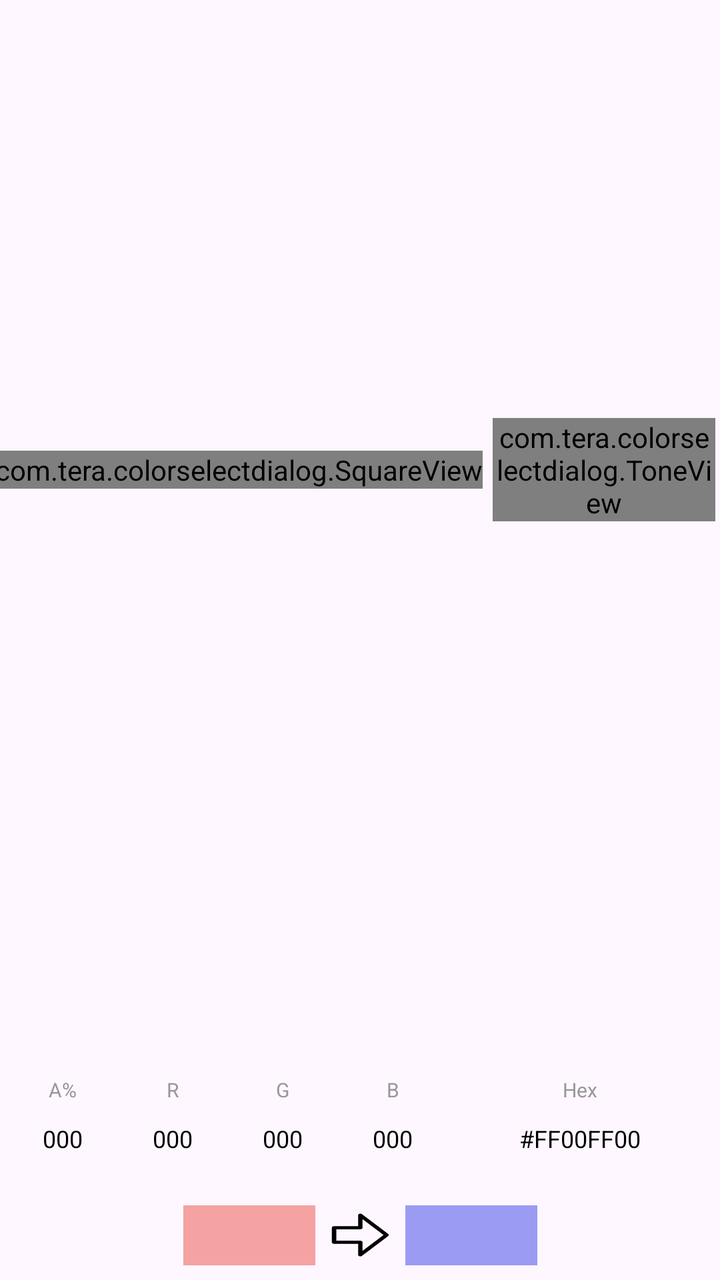
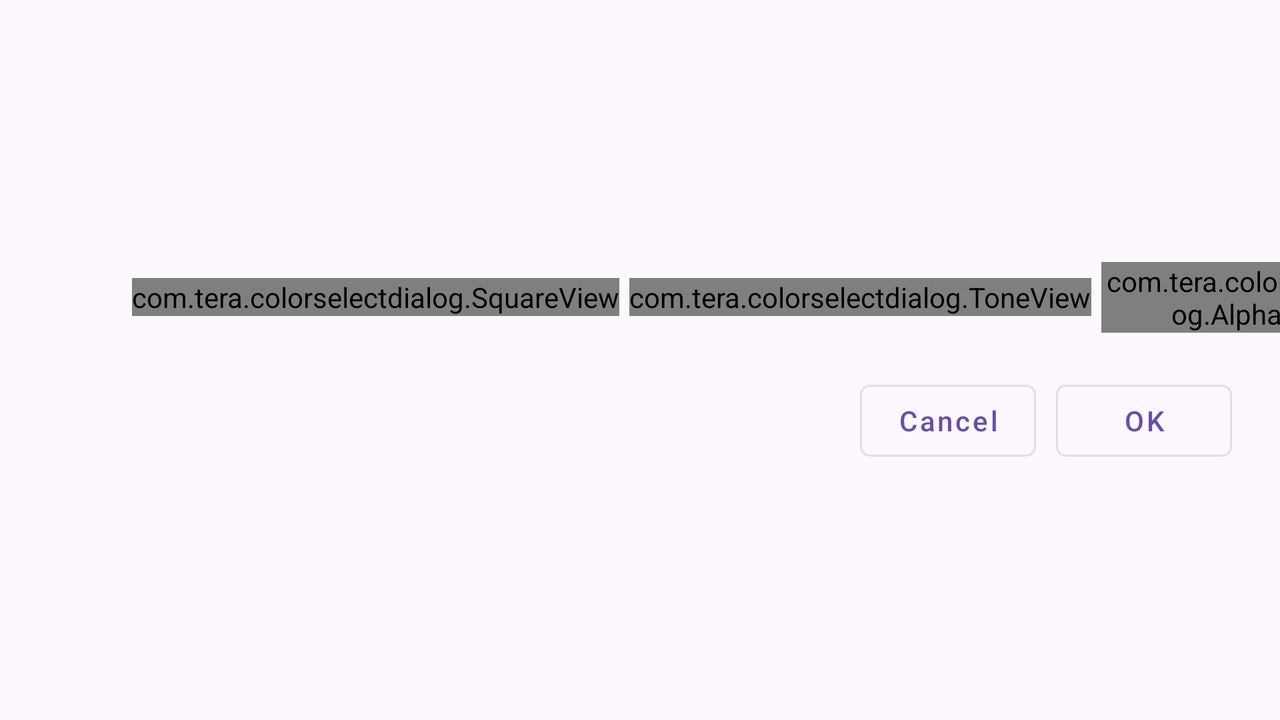

One screen, two layout resources from the same app: the default and the author's alternative for another configuration. Each is rendered where Android would select it; the XML of both is given below.
<!-- AndroidManifest.xml: application theme Theme.ColorSelectDialog -->
<!-- res/layout/dialog_palette_layout.xml -->
<?xml version="1.0" encoding="utf-8"?>
<androidx.constraintlayout.widget.ConstraintLayout xmlns:android="http://schemas.android.com/apk/res/android"
    xmlns:app="http://schemas.android.com/apk/res-auto"
    xmlns:tools="http://schemas.android.com/tools"
    android:id="@+id/dialog"
    android:layout_width="match_parent"
    android:layout_height="match_parent"
    tools:ignore="HardcodedText">

    <LinearLayout
        android:id="@+id/linePalette"
        android:layout_width="wrap_content"
        android:layout_height="wrap_content"
        android:layout_marginTop="20dp"
        android:gravity="center"
        android:orientation="horizontal"
        app:layout_constraintBottom_toTopOf="@+id/lineText"
        app:layout_constraintEnd_toEndOf="parent"
        app:layout_constraintHorizontal_bias="0.5"
        app:layout_constraintStart_toStartOf="parent"
        app:layout_constraintTop_toTopOf="parent"
        app:layout_constraintVertical_chainStyle="packed">

        <com.tera.colorselectdialog.SquareView
            android:id="@+id/square"
            android:layout_width="wrap_content"
            android:layout_height="wrap_content" />

        <com.tera.colorselectdialog.ToneView
            android:id="@+id/tone"
            android:layout_width="wrap_content"
            android:layout_height="wrap_content"
            android:layout_marginStart="5dp" />

        <com.tera.colorselectdialog.AlphaView
            android:id="@+id/alpha"
            android:layout_width="wrap_content"
            android:layout_height="wrap_content"
            android:layout_marginStart="5dp" />

    </LinearLayout>

    <LinearLayout
        android:id="@+id/lineText"
        android:layout_width="0dp"
        android:layout_height="wrap_content"
        android:layout_marginStart="6dp"
        android:layout_marginEnd="6dp"
        android:layout_marginTop="8dp"
        android:gravity="center"
        android:orientation="horizontal"
        app:layout_constraintBottom_toTopOf="@+id/lineColor"
        app:layout_constraintEnd_toEndOf="@+id/linePalette"
        app:layout_constraintHorizontal_bias="0.5"
        app:layout_constraintStart_toStartOf="@+id/linePalette"
        app:layout_constraintTop_toBottomOf="@+id/linePalette"
        tools:ignore="TextSizeCheck">

        
        <LinearLayout
            android:layout_width="0dp"
            android:layout_height="wrap_content"
            android:layout_weight="2"
            android:gravity="center"
            android:orientation="vertical">

            <TextView
                style="@style/text_line"
                android:text="A%"
                tools:ignore="TextContrastCheck" />

            <TextView
                android:id="@+id/tvAlpha"
                style="@style/text_line.val"
                android:text="000" />
        </LinearLayout>

        <Space style="@style/space" />

        
        <LinearLayout
            android:layout_width="0dp"
            android:layout_height="wrap_content"
            android:layout_weight="2"
            android:gravity="center"
            android:orientation="vertical">

            <TextView
                style="@style/text_line"
                android:layout_height="wrap_content"
                android:text="R"
                tools:ignore="TextContrastCheck" />

            <TextView
                android:id="@+id/tvRed"
                style="@style/text_line.val"
                android:text="000" />
        </LinearLayout>

        <Space style="@style/space" />

        
        <LinearLayout
            android:layout_width="0dp"
            android:layout_height="wrap_content"
            android:layout_weight="2"
            android:gravity="center"
            android:orientation="vertical">

            <TextView
                style="@style/text_line"
                android:text="G"
                tools:ignore="TextContrastCheck" />

            <TextView
                android:id="@+id/tvGreen"
                style="@style/text_line.val"
                android:text="000" />
        </LinearLayout>

        <Space style="@style/space" />

        
        <LinearLayout
            android:layout_width="0dp"
            android:layout_height="wrap_content"
            android:layout_weight="2"
            android:gravity="center"
            android:orientation="vertical">

            <TextView
                style="@style/text_line"
                android:layout_height="wrap_content"
                android:text="B"
                tools:ignore="TextContrastCheck" />

            <TextView
                android:id="@+id/tvBlue"
                style="@style/text_line.val"
                android:text="000" />
        </LinearLayout>

        <Space style="@style/space" />

        
        <LinearLayout
            android:layout_width="0dp"
            android:layout_height="wrap_content"
            android:layout_weight="5"
            android:gravity="center"
            android:orientation="vertical">

            <TextView
                style="@style/text_line"
                android:text="Hex"
                tools:ignore="TextContrastCheck" />

            <TextView
                android:id="@+id/tvHex"
                style="@style/text_line.val"
                android:text="#FF00FF00"
                android:textIsSelectable="true" />
        </LinearLayout>

    </LinearLayout>

    <LinearLayout
        android:id="@+id/lineColor"
        android:layout_width="wrap_content"
        android:layout_height="wrap_content"
        android:layout_marginTop="16dp"
        android:gravity="center"
        android:orientation="horizontal"
        app:layout_constraintBottom_toTopOf="@+id/lineButton"
        app:layout_constraintEnd_toEndOf="@+id/linePalette"
        app:layout_constraintHorizontal_bias="0.5"
        app:layout_constraintStart_toStartOf="@+id/linePalette"
        app:layout_constraintTop_toBottomOf="@+id/lineText">

        <FrameLayout
            android:layout_width="66dp"
            android:layout_height="30dp">

            <View
                android:layout_width="match_parent"
                android:layout_height="match_parent"
                android:background="@drawable/ic_cells_12" />

            <View
                android:id="@+id/viewOld"
                android:layout_width="match_parent"
                android:layout_height="match_parent"
                android:background="#F4A2A2" />

            <View
                android:layout_width="match_parent"
                android:layout_height="match_parent"
                android:background="@drawable/rectangle" />

        </FrameLayout>

        <View
            android:layout_width="35dp"
            android:layout_height="25dp"
            android:layout_marginStart="5dp"
            android:layout_marginEnd="5dp"
            android:background="@drawable/ic_arrow_right" />

        <FrameLayout
            android:layout_width="66dp"
            android:layout_height="30dp">

            <View
                android:layout_width="match_parent"
                android:layout_height="match_parent"
                android:background="@drawable/ic_cells_12" />

            <View
                android:id="@+id/viewNew"
                android:layout_width="match_parent"
                android:layout_height="match_parent"
                android:background="#9B9BF4" />

            <View
                android:layout_width="match_parent"
                android:layout_height="match_parent"
                android:background="@drawable/rectangle" />

        </FrameLayout>
    </LinearLayout>

    <LinearLayout
        android:id="@+id/lineButton"
        android:layout_width="match_parent"
        android:layout_height="wrap_content"
        android:layout_margin="20dp"
        android:gravity="end"
        android:orientation="horizontal"
        app:layout_constraintBottom_toBottomOf="parent"
        app:layout_constraintEnd_toEndOf="parent"
        app:layout_constraintHorizontal_bias="0.5"
        app:layout_constraintStart_toStartOf="parent"
        app:layout_constraintTop_toBottomOf="@+id/lineColor">

        <com.google.android.material.button.MaterialButton
            android:id="@+id/bnCansel"
            style="@style/Widget.MaterialComponents.Button.OutlinedButton"
            android:layout_width="wrap_content"
            android:layout_height="wrap_content"
            android:layout_marginEnd="10dp"
            android:text="@android:string/cancel"
            android:textAllCaps="false"
            app:cornerRadius="5dp" />

        <com.google.android.material.button.MaterialButton
            android:id="@+id/bnOk"
            style="@style/Widget.MaterialComponents.Button.OutlinedButton"
            android:layout_width="wrap_content"
            android:layout_height="wrap_content"
            android:text="@android:string/ok"
            android:textAllCaps="false"
            app:cornerRadius="5dp" />

    </LinearLayout>

</androidx.constraintlayout.widget.ConstraintLayout>
<!-- resources referenced by this layout -->
<resources>
  <!-- drawable ic_arrow_right (drawable) -->
  <vector xmlns:android="http://schemas.android.com/apk/res/android"
      android:width="24dp"
      android:height="24dp"
      android:viewportWidth="24"
      android:viewportHeight="24">
    <path
        android:pathData="m11.722,1.803c0.285,-0.114 0.611,-0.042 0.822,0.181l9,9.5c0.274,0.289 0.274,0.742 0,1.032l-9,9.5c-0.211,0.223 -0.537,0.295 -0.822,0.181 -0.285,-0.114 -0.472,-0.39 -0.472,-0.697v-5.25h-8.25c-0.414,0 -0.75,-0.336 -0.75,-0.75v-7c0,-0.414 0.336,-0.75 0.75,-0.75h8.25v-5.25c0,-0.307 0.187,-0.583 0.472,-0.697zM12.75,4.382v4.118c0,0.414 -0.336,0.75 -0.75,0.75h-8.25v5.5h8.25c0.414,0 0.75,0.336 0.75,0.75v4.118l7.217,-7.618z"
        android:fillColor="#000000"/>
  </vector>
  <!-- drawable ic_cells_12 (drawable) -->
  <?xml version="1.0" encoding="utf-8"?>
  <bitmap xmlns:android="http://schemas.android.com/apk/res/android"
      android:src="@drawable/cells_12"
      android:tileMode="repeat">
  </bitmap>
  <style name="space">
          <item name="android:layout_width">4dp</item>
          <item name="android:layout_height">match_parent</item>
      </style>
  <style name="text_line">
          <item name="android:layout_width">match_parent</item>
          <item name="android:layout_height">wrap_content</item>
          <item name="android:gravity">center</item>
          <item name="android:textSize">10sp</item>
          <item name="android:textColor">#979797</item>
      </style>
  <style name="text_line.val">
          <item name="android:layout_height">35dp</item>
          <item name="android:background">@drawable/rectangle_gray</item>
          <item name="android:textSize">12sp</item>
          <item name="android:textColor">#000000</item>
      </style>
  <style name="Theme.ColorSelectDialog" parent="Base.Theme.ColorSelectDialog" />
  <!-- drawable cells_12: png bitmap (drawable, 2884 bytes) -->
  <style name="Base.Theme.ColorSelectDialog" parent="Theme.Material3.DayNight.NoActionBar">
          
          
          
          <item name="android:windowFullscreen">true</item>
  
      </style>
</resources>
<!-- res/layout-land/dialog_palette_layout.xml (the author's variant of the layout above) -->
<!-- drawn on the phone turned sideways -->
<?xml version="1.0" encoding="utf-8"?>
<androidx.constraintlayout.widget.ConstraintLayout xmlns:android="http://schemas.android.com/apk/res/android"
    xmlns:app="http://schemas.android.com/apk/res-auto"
    xmlns:tools="http://schemas.android.com/tools"
    android:id="@+id/dialog"
    android:layout_width="match_parent"
    android:layout_height="match_parent"
    tools:ignore="HardcodedText">

    <LinearLayout
        android:id="@+id/lineText"
        android:layout_width="130dp"
        android:layout_height="0dp"
        android:layout_marginTop="6dp"
        android:layout_marginBottom="6dp"
        android:layout_marginEnd="2dp"
        android:gravity="center"
        android:orientation="vertical"
        app:layout_constraintBottom_toBottomOf="@+id/linePalette"
        app:layout_constraintEnd_toStartOf="@+id/linePalette"
        app:layout_constraintHorizontal_chainStyle="packed"
        app:layout_constraintStart_toStartOf="parent"
        app:layout_constraintTop_toTopOf="@+id/linePalette"
        tools:ignore="TextSizeCheck">

        
        <LinearLayout style="@style/line_lan">

            <TextView
                style="@style/text_line.lan"
                android:text="A%"
                tools:ignore="TextContrastCheck" />

            <TextView
                android:id="@+id/tvAlpha"
                style="@style/text_line.val.lan"
                android:text="000" />

        </LinearLayout>

        <Space style="@style/space_lan" />

        
        <LinearLayout style="@style/line_lan">

            <TextView
                style="@style/text_line.lan"
                android:text="R"
                tools:ignore="TextContrastCheck" />

            <TextView
                android:id="@+id/tvRed"
                style="@style/text_line.val.lan"
                android:text="000" />
        </LinearLayout>

        <Space style="@style/space_lan" />

        
        <LinearLayout style="@style/line_lan">

            <TextView
                style="@style/text_line.lan"
                android:text="G"
                tools:ignore="TextContrastCheck" />

            <TextView
                android:id="@+id/tvGreen"
                style="@style/text_line.val.lan"
                android:text="000" />
        </LinearLayout>

        <Space style="@style/space_lan" />

        
        <LinearLayout style="@style/line_lan">

            <TextView
                style="@style/text_line.lan"
                android:text="B"
                tools:ignore="TextContrastCheck" />

            <TextView
                android:id="@+id/tvBlue"
                style="@style/text_line.val.lan"
                android:text="000" />
        </LinearLayout>

        <Space style="@style/space_lan" />

        
        <LinearLayout style="@style/line_lan">

            <TextView
                style="@style/text_line.lan"
                android:text="Hex"
                tools:ignore="TextContrastCheck" />

            <TextView
                android:id="@+id/tvHex"
                style="@style/text_line.val.lan"
                android:text="#FF00FF00"
                android:textIsSelectable="true" />
        </LinearLayout>

        <Space
            android:layout_width="match_parent"
            android:layout_height="15dp" />

        <LinearLayout style="@style/line_lan">

            <FrameLayout
                android:layout_width="0dp"
                android:layout_height="match_parent"
                android:layout_weight="3">

                <View
                    android:layout_width="match_parent"
                    android:layout_height="match_parent"
                    android:background="@drawable/ic_cells_12" />

                <View
                    android:id="@+id/viewOld"
                    android:layout_width="match_parent"
                    android:layout_height="match_parent"
                    android:background="#F4A2A2" />

                <View
                    android:layout_width="match_parent"
                    android:layout_height="match_parent"
                    android:background="@drawable/rectangle" />

            </FrameLayout>

            <View
                android:layout_width="0dp"
                android:layout_height="25dp"
                android:layout_marginStart="5dp"
                android:layout_marginEnd="5dp"
                android:layout_weight="2"
                android:background="@drawable/ic_arrow_right" />

            <FrameLayout
                android:layout_width="0dp"
                android:layout_height="match_parent"
                android:layout_weight="3">

                <View
                    android:layout_width="match_parent"
                    android:layout_height="match_parent"
                    android:background="@drawable/ic_cells_12" />

                <View
                    android:id="@+id/viewNew"
                    android:layout_width="match_parent"
                    android:layout_height="match_parent"
                    android:background="#9B9BF4" />

                <View
                    android:layout_width="match_parent"
                    android:layout_height="match_parent"
                    android:background="@drawable/rectangle" />

            </FrameLayout>
        </LinearLayout>

    </LinearLayout>

    <LinearLayout
        android:id="@+id/linePalette"
        android:layout_width="wrap_content"
        android:layout_height="wrap_content"
        android:layout_marginTop="20dp"
        android:gravity="center"
        android:orientation="horizontal"
        app:layout_constraintBottom_toTopOf="@+id/lineButtons"
        app:layout_constraintEnd_toEndOf="parent"
        app:layout_constraintStart_toEndOf="@+id/lineText"
        app:layout_constraintTop_toTopOf="parent"
        app:layout_constraintVertical_chainStyle="packed">

        <com.tera.colorselectdialog.SquareView
            android:id="@+id/square"
            android:layout_width="wrap_content"
            android:layout_height="wrap_content" />

        <com.tera.colorselectdialog.ToneView
            android:id="@+id/tone"
            android:layout_width="wrap_content"
            android:layout_height="wrap_content"
            android:layout_marginStart="5dp" />

        <com.tera.colorselectdialog.AlphaView
            android:id="@+id/alpha"
            android:layout_width="wrap_content"
            android:layout_height="wrap_content"
            android:layout_marginStart="5dp" />

    </LinearLayout>

    <LinearLayout
        android:id="@+id/lineButtons"
        android:layout_width="match_parent"
        android:layout_height="wrap_content"
        android:layout_marginStart="24dp"
        android:layout_marginTop="20dp"
        android:layout_marginEnd="24dp"
        android:layout_marginBottom="15dp"
        android:gravity="end"
        android:orientation="horizontal"
        android:visibility="visible"
        app:layout_constraintBottom_toBottomOf="parent"
        app:layout_constraintEnd_toEndOf="parent"
        app:layout_constraintStart_toStartOf="parent"
        app:layout_constraintTop_toBottomOf="@+id/linePalette">

        <com.google.android.material.button.MaterialButton
            android:id="@+id/bnCansel"
            style="@style/Widget.MaterialComponents.Button.OutlinedButton"
            android:layout_width="wrap_content"
            android:layout_height="wrap_content"
            android:layout_marginEnd="10dp"
            android:text="@android:string/cancel"
            android:textAllCaps="false"
            app:cornerRadius="5dp" />

        <com.google.android.material.button.MaterialButton
            android:id="@+id/bnOk"
            style="@style/Widget.MaterialComponents.Button.OutlinedButton"
            android:layout_width="wrap_content"
            android:layout_height="wrap_content"
            android:text="@android:string/ok"
            android:textAllCaps="false"
            app:cornerRadius="5dp" />

    </LinearLayout>

</androidx.constraintlayout.widget.ConstraintLayout>
<!-- resources referenced by the variant -->
<!-- as the phone turned sideways resolves them -->
<resources>
  <!-- drawable ic_arrow_right (drawable) -->
  <vector xmlns:android="http://schemas.android.com/apk/res/android"
      android:width="24dp"
      android:height="24dp"
      android:viewportWidth="24"
      android:viewportHeight="24">
    <path
        android:pathData="m11.722,1.803c0.285,-0.114 0.611,-0.042 0.822,0.181l9,9.5c0.274,0.289 0.274,0.742 0,1.032l-9,9.5c-0.211,0.223 -0.537,0.295 -0.822,0.181 -0.285,-0.114 -0.472,-0.39 -0.472,-0.697v-5.25h-8.25c-0.414,0 -0.75,-0.336 -0.75,-0.75v-7c0,-0.414 0.336,-0.75 0.75,-0.75h8.25v-5.25c0,-0.307 0.187,-0.583 0.472,-0.697zM12.75,4.382v4.118c0,0.414 -0.336,0.75 -0.75,0.75h-8.25v5.5h8.25c0.414,0 0.75,0.336 0.75,0.75v4.118l7.217,-7.618z"
        android:fillColor="#000000"/>
  </vector>
  <!-- drawable ic_cells_12 (drawable) -->
  <?xml version="1.0" encoding="utf-8"?>
  <bitmap xmlns:android="http://schemas.android.com/apk/res/android"
      android:src="@drawable/cells_12"
      android:tileMode="repeat">
  </bitmap>
  <style name="line_lan">
          <item name="android:layout_width">match_parent</item>
          <item name="android:layout_height">0dp</item>
          <item name="android:layout_weight">1</item>
          <item name="android:orientation">horizontal</item>
      </style>
  <style name="space_lan">
          <item name="android:layout_width">match_parent</item>
          <item name="android:layout_height">4dp</item>
      </style>
  <style name="text_line.lan">
          <item name="android:layout_width">match_parent</item>
          <item name="android:layout_weight">6</item>
          <item name="android:gravity">start</item>
      </style>
  <style name="text_line.val.lan">
          <item name="android:layout_height">match_parent</item>
          <item name="android:textSize">11sp</item>
          <item name="android:layout_weight">2</item>
      </style>
  <style name="Theme.ColorSelectDialog" parent="Base.Theme.ColorSelectDialog" />
  <!-- drawable cells_12: png bitmap (drawable, 2884 bytes) -->
  <style name="Base.Theme.ColorSelectDialog" parent="Theme.Material3.DayNight.NoActionBar">
          
          
          
          <item name="android:windowFullscreen">true</item>
  
      </style>
</resources>
